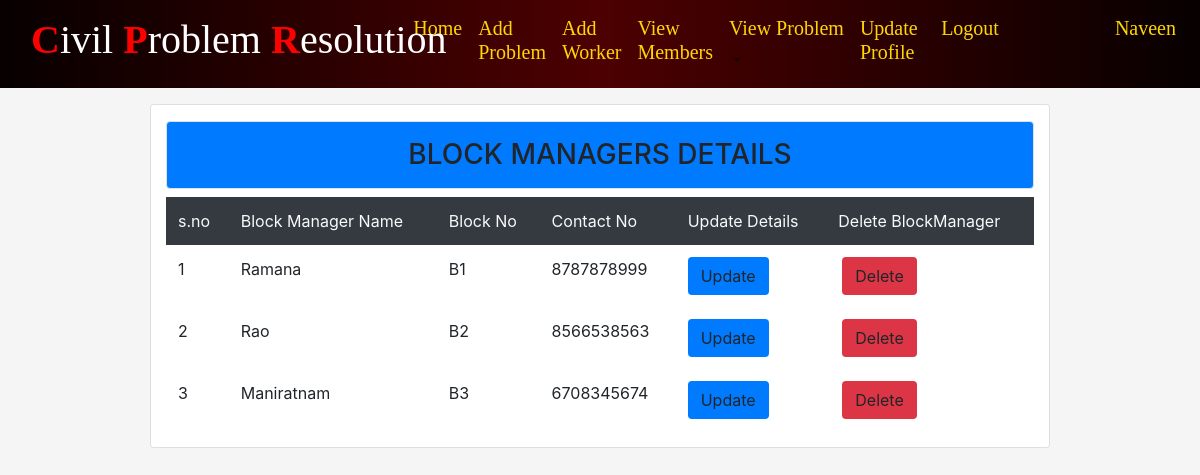
Page /fmview/ (signed in) on the committed database.
### CPRapp/models.py (models this page shows, shortened)
class FloorManager(models.Model):
	fmname=models.CharField(max_length=200)
	floorno=models.CharField(max_length=200)
	fcno=models.CharField(max_length=10,default='')

### CPRapp/views.py (the view)
# urls.py: path('fmview/',views.fmview,name="fmview"),
@login_required
def fmview(rq):
	data=FloorManager.objects.all()
	return render(rq,'html/fmview.html',{'info':data})

### CPRapp/templates/html/fmview.html (shortened to what this page needs)
{% extends 'html/base.html' %}
{% block content %}
<div class="card col-md-9 mt-3 mx-auto"><h3 class="p-3 bg-primary text-center
mt-3 border rounded">BLOCK MANAGERS DETAILS</h3>
	<table class="table table-borderless table-hover">
		<tr class="bg-dark text-light">
			<td>s.no</td>
			<td>Block Manager Name</td>
			<td>Block No</td>
			<td>Contact No</td>
			<td>Update Details</td>
			<td>Delete BlockManager</td>
		</tr>
		{% for i in info %}
		<tr>
			<td>{{forloop.counter}}</td>
			<td>{{i.fmname}}</td>
			<td>{{i.floorno}}</td>
			<td>{{i.fcno}}</td>
			<td><a class=" btn bg-primary rounded" href="{% url 'fmupdate' i.id%}">Update</a></td>
			<td><a class="btn bg-danger rounded mx-1" href="{% url 'fmdlt' i.id%}">Delete</a></td>
		</tr>
		{% endfor %}
	</table>
</div>
{% endblock %}

### CPRapp/templates/html/navbar.html (shortened to what this page needs)
{% load static %}
<nav class="navbar navbar-expand-lg navbar-light nav-bk4">
  <div class="col-md-4"><a class="navbar-brand" href="{% url 'hm' %}">
    <h1 style="font-family:Verdana Bold; color:white;"><strong style="color:Red">C</strong>ivil <strong style="color:Red">P</strong>roblem <strong style="color:Red">R</strong>esolution</h1>
  </a></div>
 <div class="collapse navbar-collapse" id="collapsibleNavbar">
    <ul class="navbar-nav ">
    {% if not user.is_authenticated %}
    <li class="nav-item">
      <a class="nav-link" href="{% url 'hm' %}"><h3 style="color:Gold; font-family:Verdana Bold;">Home</h3></a>
    </li>
    <li class="nav-item">
      <a class="nav-link" href="{% url 'about' %}"><h3 style="color:Gold; font-family:Verdana Bold;">About</h3></a>
    </li>
    <li class="nav-item">
      <a class="nav-link" href="{% url 'contact' %}"><h3 style="color:Gold; font-family:Verdana Bold;">Contact Us</h3></a>
    </li>
    <li class="nav-item">
      <a class="nav-link" href="{% url 'achievements' %}"><h3 style="color:Gold; font-family:Verdana Bold;">Achievements</h3></a>
    </li>
    <li></li>
    <li class="nav-item">
      <a class="nav-link" href="{% url 'ulog' %}"><h3 style="color:Gold; font-family:Verdana Bold;">Login Here</h3></a>
    </li>
    <li></li>
    <li class="nav-item">
      <a class="nav-link" href="{% url 'reg' %}"><h3 style="color:Gold; font-family:Verdana Bold;">New User</h3></a>
    </li>
    <!-- <li class="nav-item">
      <a class="nav-link" href="{% url 'alog' %}"><h3 style="color:Gold; font-family:Verdana Bold;">Admin Login</h3></a>
    </li> -->
    <div class="col-sm-2 mx-auto"><img src="{% static 'images/lion.png' %}" alt="lion" style="margin-left :100px;width:50px;height:50px;border-radius:50%;background-color:transparent;">
  <Strong style="font-family:Brush Script MT;color:aqua;font-size:25px;margin-left:100px">Orion</Strong>
  </div>
    {% else %}
      {% if user.is_superuser %}
          <li class="nav-item">
          <a class="nav-link" href="{% url 'dash' %}"><h6 style="color:Gold; font-family:Verdana Bold;">Home</h6></a>
          </li>
          <li class="nav-item">
          <a class="nav-link" href="{% url 'newmem' %}"><h6 style="color:Gold; font-family:Verdana Bold;">Add New Member</h6></a>
          </li>
          <li class="dropdown">
                <a type="button" class="nav-link dropdown-toggle" data-toggle="dropdown">
                <h6 style="color:Gold; font-family:Verdana Bold;">Workers</h6>
              </a>
              <div class="dropdown-menu">
                <a class="nav-link" href="{% url 'addwork' %}"><h5 style="color:black; font-family:Verdana Bold;">Add Worker</h5></a>
                <a class="nav-link" href="{% url 'workview' %}"><h5 style="color:black; font-family:Verdana Bold;">View Worker</h5></a>
              </div>
        </li>
        <li class="dropdown">
                <a type="button" class="nav-link dropdown-toggle" data-toggle="dropdown">
                <h6 style="color:Gold; font-family:Verdana Bold;">BlockManagers</h6>
              </a>
              <div class="dropdown-menu">
                <a class="nav-link" href="{% url 'addfm' %}"><h6 style="color:black; font-family:Verdana Bold;">Add BlockManagers</h5></a>
                <a class="nav-link" href="{% url 'fmview' %}"><h6 style="color:black; font-family:Verdana Bold;">View BlockManagers</h5></a>
              </div>
        </li>
          <li class="nav-item">
          <a class="nav-link" href="{% url 'userview' %}"><h6 style="color:Gold; font-family:Verdana Bold;">View Users</h6></a>
          </li>
          <li class="nav-item">
          <a class="nav-link" href="{% url 'memview' %}"><h6 style="color:Gold; font-family:Verdana Bold;">View Members</h6></a>
          </li>
          <li class="dropdown">
                <a type="button" class="nav-link dropdown-toggle" data-toggle="dropdown">
                <h6 style="color:Gold; font-family:Verdana Bold;">Problems</h6>
              </a>
              <div class="dropdown-menu">
                <a class="dropdown-item" href="{% url 'pns' %}"><h5 style="color:black; font-family:Verdana Bold;">Problems Not Solved</h5></a>
                <a class="dropdown-item" href="{% url 'pis' %}"><h5 style="color:black; font-family:Verdana Bold;">Problems in Progress</h5></a>
                <a class="dropdown-item" href="{% url 'ps' %}"><h5 style="color:black; font-family:Verdana Bold;">Problems Resolved</h5></a>
                <a class="dropdown-item" href="{% url 'allpro' %}"><h5 style="color:black; font-family:Verdana Bold;">View All Problems</h5></a>
              </div>
        </li>
        <li class="nav-item">
          <a class="nav-link" href="{% url 'contview' %}"><h6 style="color:Gold; font-family:Verdana Bold;">View Contact</h6></a>
        </li>
        <li class="nav-item">
            <a class="nav-link" href="{% url 'logo' %}"><h6 style="color:Gold; font-family:Verdana Bold;">Logout</h6></a>
        </li>
        <li class="nav-item" style="margin-left:70px">
            <a class="nav-link" href="#"><h4 style="color:Gold; font-family:Verdana Bold;">{{request.user.username}}</h4></a>
        </li>
      {% else %}
          <li class="nav-item">
            <a class="nav-link" href="{% url 'dash' %}"><h5 style="color:Gold; font-family:Verdana Bold;">Home</h5></a>
          </li>
          <li class="nav-item">
            <a class="nav-link" href="{% url 'addpro' %}"><h5 style="color:Gold; font-family:Verdana Bold;">Add Problem</h5></a>
          </li>
          <li class="nav-item">
            <a class="nav-link" href="{% url 'addwork' %}"><h5 style="color:Gold; font-family:Verdana Bold;">Add Worker</h5></a>
          </li>
          <li class="nav-item">
            <a class="nav-link" href="{% url 'memview' %}"><h5 style="color:Gold; font-family:Verdana Bold;">View Members</h5></a>
          </li>
          <li class="dropdown">
                <a type="button" class="nav-link dropdown-toggle" data-toggle="dropdown">
                <h5 style="color:Gold; font-family:Verdana Bold;">View Problem</h5>
              </a>
        </li>
        <li class="nav-item">
            <a class="nav-link" href="{% url 'upf' %}"><h5 style="color:Gold; font-family:Verdana Bold;">Update Profile</h5></a>
        </li>
        <li class="nav-item">
            <a class="nav-link" href="{% url 'logo' %}"><h5 style="color:Gold; font-family:Verdana Bold;">Logout</h5></a>
        </li>
        <li class="nav-item" style="margin-left:100px">
            <a class="nav-link" href="#"><h5 style="color:Gold; font-family:Verdana Bold;">{{request.user.username}}</h5></a>
        </li>
      {% endif %}
{% endif %}
</ul>
</div>
</nav>

### CPRapp/templates/html/navbar.html (style rules this page uses)
.nav-bk4 { background: #070000; background: -webkit-linear-gradient(to right, #070000, #4C0001, #070000); background: linear-gradient(to right, #070000, #4C0001, #070000); }

### rows in the picture
FloorManager: fmname "Ramana", floorno "B1", fcno "8787878999"
FloorManager: fmname "Rao", floorno "B2", fcno "8566538563"
FloorManager: fmname "Maniratnam", floorno "B3", fcno "6708345674"

### other values in the picture
{{ request.user.username }} "Naveen"
